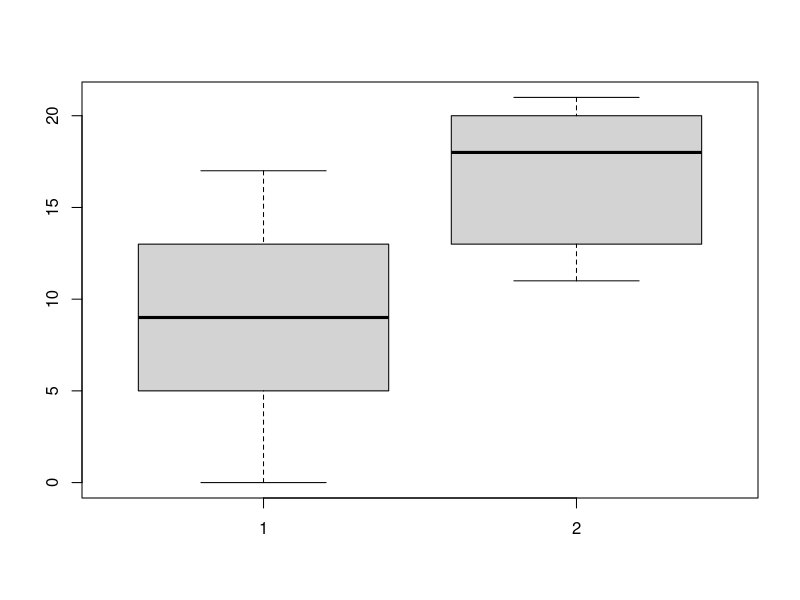

Here is the R script that generated this plot: (Note: this script raises an error after producing the figure.)
# Filename:	code.r
# Project:	/Users/shume/Developer/stat/MedicalStatisticsClass/2019/3
# Authors:	shumez <https://github.com/shumez>
# Created:	2019-10-23 16:38:57
# Modified:	2019-11-10 15:02:05
# -----
# Copyright (c) 2019 shumez

##### 医学統計勉強会18　第3回　連続変数の比較　R code #####

# 二標本問題 ##
x1 <- c(8, 17, 9, 5, 14, 13, 13, 3, 9, 0)
x2 <- c(19, 13, 13, 18, 21, 18, 11, 21, 20, 11)

boxplot(x1, x2)

t.test(x1, x2)		# Welch's t test
wilcox.test(x1, x2)	# Mann-Whitney test, Wilcoxon's rank sum test

# QQ-norm plot #

qqplot(x1)
qqline(x1)

qqplot(x2)
qqline(x2)

# Shapiro-Wilk normality test #

shapiro.test(x1)



## 分散分析 ##

# サンプルデータ #
Data <- data.frame(
	z = c(8, 16, 7, 18, 6, 11, 15, 11, 20, 7, 19, 20, 21, 19, 24), 
	group = factor(c(rep(1,5), rep(2,5), rep(3,5)), label=c("placebo", "drugA", "drugB")))
print(Data)
boxplot(z ~ group, data=Data)

# One-way ANOVA #
fit.aov <- aov(z ~ group, data=Data)
summary(fit.aov)

# One-way ANOVA (not assuming equal variances) #
oneway.test(z ~ group, data=Data)

# Kruskal-Wallis rank sum test #
kruskal.test(z ~ group, data=Data)



## モデル診断 (model diagnostics) ##

par(mfrow=c(2,2))
plot(fit.aov)
par(mfrow=c(1,1))



## Box-Cox transformation ##

library(MASS)
bxcx <- boxcox(fit.aov)
lambda <- bxcx$x[which.max(bxcx$y)]

fit.aov2 <- aov((z^lambda - 1)/lambda ~ group, data=Data)
summary(fit.aov2)

par(mfrow=c(2,2))
plot(fit.aov2)
par(mfrow=c(1,1))



## 多重比較 ##

# Tukey's method #
library(MASS)
fit.mc <- TukeyHSD(fit.aov)
print(fit.mc)
plot(fit.mc)

# Dunnett's method (Dunnett post hoc test) #
install.packages("multcomp")	# 最初の一回のみ実行
library(multcomp)
fit.dunnett <- glht(fit.aov, linfct = mcp(group = "Dunnett"))
confint(fit.dunnett, level=0.95)
summary(fit.dunnett)

# William's method #
fit.williams <- glht(fit.aov, linfct = mcp(group = "Williams"))
confint(fit.williams, level=0.95)
summary(fit.williams)
